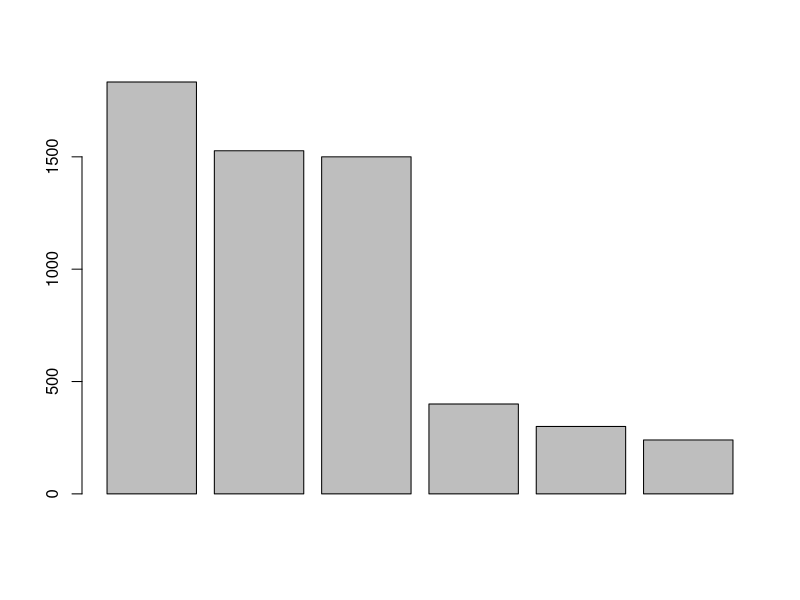

Generate this figure with R:
## Laboratorio 1 gastos mensuales

celular <- 300
transporte <- 240
comestibles <- 1527
gimnasio <- 400
alquiler <- 1500
otros <- 1833
gastos_totales <- celular + transporte + comestibles + gimnasio + alquiler + otros
gastos <- c(celular, transporte, gimnasio, comestibles, alquiler, otros)
sum(gastos) * 5
sum (gastos) * 10
barplot(sort(gastos, decreasing = TRUE))

#Texto en markdown

## Esta semana se trabajo con datos para poder combinarlos de distintas 
## maneras estableciendo variables y trabajando con ellos.
## La principal forma de trabajarlos en esta ocasión fue  graficandolos